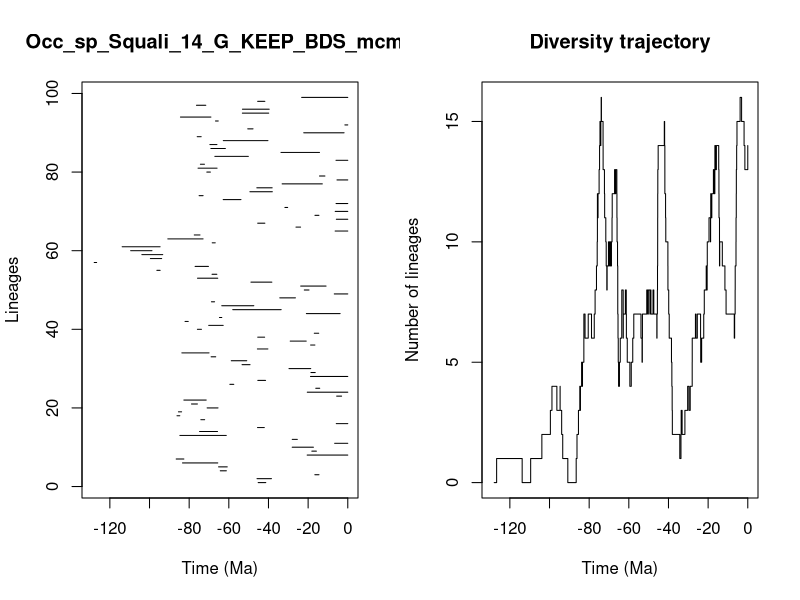

Source code (R):


pdf(file='../Results/Species/5_MA_bins_EXT_EP_FT/pyrate_mcmc_logs/Occ_sp_Squali_14_G_KEEP_BDS_mcmc_LTT.pdf',width=0.6*20, height=0.6*10)
title = "Occ_sp_Squali_14_G_KEEP_BDS_mcmc"
ts=c(45.197051283498084, 45.77670609703578,16.60861226031686,64.3136343638609,65.17007901017335,83.3613345665613,86.54666515690445,20.485885876560868,18.134899543008554,28.034916952357225,6.622003289797315,28.016779746289664,84.68439841450655,74.75319744467573,45.5278731435735,5.807286380967997,74.11080264353063,86.13697789664494,85.40336306682676,70.94037769678256,78.82223552760502,82.67716501673944,5.605887690256915,20.428502756474533,16.1439289178241,59.477432993291316,45.378158924701076,18.811944488862668,18.5839463972296,29.65524128169077,53.32774219360553,58.76832929919057,68.93063500955647,83.68075316066162,45.59085641348275,18.747070099722677,29.03425979446733,45.419030957854076,16.895596023589178,75.84354885796493,70.14672140103156,82.07343845579358,64.72229821749791,20.887613110875648,58.02087538747197,63.55716160389589,68.75725144121394,34.29463531105193,6.8122865212409405,21.93777803038424,23.746893654558527,48.84552435189455,75.79001916713267,68.46362167415279,96.28872207672529,77.00592189626796,127.89330657765261,99.56103233059379,103.8589057086897,109.50674935832866,113.7914512685241,68.37561193857194,90.76582377660021,77.43033586566992,6.376446891462643,26.12911636301203,45.43857087404273,5.769779717402823,16.5611444306779,6.344494687588249,31.713157209043306,5.917157058746298,62.83493914950295,74.98732324245138,49.36314320439071,45.87304223111155,33.113218981546865,5.449154770307854,14.264247998134419,71.09907317228152,75.51820234240054,74.33066194291871,5.941759543112026,67.04699435333809,33.696941869057554,69.04515474198926,69.55071433264193,62.78278710903616,75.94623491910953,22.214623380663788,50.449761252430925,1.4644053362742289,66.71959976468575,84.39400718757217,53.1743113895978,53.132037601427164,76.31324010704347,45.4507685370243,23.265867458962845)
te=c(41.35602088206264, 38.4859400471071,14.51619764890554,61.23182201170024,60.7868471896837,65.57455219181693,82.67105717453757,0.0,15.82993805026345,17.33579318054504,0.0,25.453072808514,61.284733963459644,65.69405665063826,42.10267043813544,0.0,72.18719307888826,84.72204245390509,83.81824245584092,65.44605645245305,75.8378305021662,71.40271956500101,3.1193595882857648,0.0,14.149052869797105,57.494977444562736,41.46329446023556,0.0,16.415024679216152,18.682157788192104,49.29433703142013,50.95744446114714,66.60745143840886,69.97835961047687,40.29339426708842,16.586984467018677,20.963860136480697,41.934224062331204,14.6569849672337,73.81035115817404,62.841245592906105,80.47289924098932,63.543154865606994,3.8630439199915783,33.59942906663825,47.394632764327696,67.18675565368599,26.40376487892148,0.0,19.552780054244355,10.946517451807555,38.29039758349132,65.57924945676999,66.03805399382087,94.64401348724732,70.27160341412217,126.67191492877602,93.86956855069153,93.3333061153734,98.76622369473353,94.66148891767043,66.84944791141793,72.98992262984787,74.54656632475351,0.0,23.806532328946037,41.81999512416833,0.0,14.549495855460622,0.0,30.32153219838184,0.0,53.871330291796845,72.96277135262295,38.047429622840355,38.135915899973725,12.838988102376875,0.0,11.530971009808447,69.29254575131553,65.93062792073081,72.29512491960692,0.0,50.1515618571265,14.267209181663235,61.73931380158939,65.99427021820175,40.272865652327866,73.94764234342192,1.867072415650413,47.79139934590105,0.0,65.33169481340644,69.03339899639795,39.8747230529005,39.62058642049705,71.60809485163462,41.82467818592196,0.0)
div_traj=c(0, 1,0,1,2,3,4,3,4,3,2,1,0,1,2,3,4,3,4,5,4,5,6,7,6,7,6,7,8,9,10,11,12,11,12,13,14,15,14,15,16,15,14,13,12,11,10,9,8,9,10,9,10,9,10,9,10,9,10,11,12,13,12,13,12,13,12,11,10,9,8,7,6,5,4,5,6,7,8,7,6,7,8,7,6,5,4,5,6,7,6,5,6,7,8,7,8,7,8,7,8,7,6,7,8,9,10,11,12,13,14,15,14,13,12,11,10,9,8,7,6,5,4,3,2,1,2,3,2,3,4,3,4,5,6,7,6,7,6,5,6,7,8,9,8,9,10,11,10,11,12,11,12,13,12,13,14,13,14,13,14,13,12,11,10,9,10,9,8,7,6,7,8,9,10,11,12,13,14,15,16,15,14,13,14)
time_events=c(127.89330657765261, 126.67191492877602,113.7914512685241,109.50674935832866,103.8589057086897,99.56103233059379,98.76622369473353,96.28872207672529,94.66148891767043,94.64401348724732,93.86956855069153,93.3333061153734,90.76582377660021,86.54666515690445,86.13697789664494,85.40336306682676,84.72204245390509,84.68439841450655,84.39400718757217,83.81824245584092,83.68075316066162,83.3613345665613,82.67716501673944,82.67105717453757,82.07343845579358,80.47289924098932,78.82223552760502,77.43033586566992,77.00592189626796,76.31324010704347,75.94623491910953,75.84354885796493,75.8378305021662,75.79001916713267,75.51820234240054,74.98732324245138,74.75319744467573,74.54656632475351,74.33066194291871,74.11080264353063,73.94764234342192,73.81035115817404,72.98992262984787,72.96277135262295,72.29512491960692,72.18719307888826,71.60809485163462,71.40271956500101,71.09907317228152,70.94037769678256,70.27160341412217,70.14672140103156,69.97835961047687,69.55071433264193,69.29254575131553,69.04515474198926,69.03339899639795,68.93063500955647,68.75725144121394,68.46362167415279,68.37561193857194,67.18675565368599,67.04699435333809,66.84944791141793,66.71959976468575,66.60745143840886,66.03805399382087,65.99427021820175,65.93062792073081,65.69405665063826,65.57924945676999,65.57455219181693,65.44605645245305,65.33169481340644,65.17007901017335,64.72229821749791,64.3136343638609,63.55716160389589,63.543154865606994,62.841245592906105,62.83493914950295,62.78278710903616,61.73931380158939,61.284733963459644,61.23182201170024,60.7868471896837,59.477432993291316,58.76832929919057,58.02087538747197,57.494977444562736,53.871330291796845,53.32774219360553,53.1743113895978,53.132037601427164,50.95744446114714,50.449761252430925,50.1515618571265,49.36314320439071,49.29433703142013,48.84552435189455,47.79139934590105,47.394632764327696,45.87304223111155,45.77670609703578,45.59085641348275,45.5278731435735,45.4507685370243,45.43857087404273,45.419030957854076,45.378158924701076,45.197051283498084,42.10267043813544,41.934224062331204,41.82467818592196,41.81999512416833,41.46329446023556,41.35602088206264,40.29339426708842,40.272865652327866,39.8747230529005,39.62058642049705,38.4859400471071,38.29039758349132,38.135915899973725,38.047429622840355,34.29463531105193,33.696941869057554,33.59942906663825,33.113218981546865,31.713157209043306,30.32153219838184,29.65524128169077,29.03425979446733,28.034916952357225,28.016779746289664,26.40376487892148,26.12911636301203,25.453072808514,23.806532328946037,23.746893654558527,23.265867458962845,22.214623380663788,21.93777803038424,20.963860136480697,20.887613110875648,20.485885876560868,20.428502756474533,19.552780054244355,18.811944488862668,18.747070099722677,18.682157788192104,18.5839463972296,18.134899543008554,17.33579318054504,16.895596023589178,16.60861226031686,16.586984467018677,16.5611444306779,16.415024679216152,16.1439289178241,15.82993805026345,14.6569849672337,14.549495855460622,14.51619764890554,14.267209181663235,14.264247998134419,14.149052869797105,12.838988102376875,11.530971009808447,10.946517451807555,6.8122865212409405,6.622003289797315,6.376446891462643,6.344494687588249,5.941759543112026,5.917157058746298,5.807286380967997,5.769779717402823,5.605887690256915,5.449154770307854,3.8630439199915783,3.1193595882857648,1.867072415650413,1.4644053362742289,0.0)
                par(mfrow=c(1,2))
                L = length(ts)
                plot(ts, 1:L , xlim=c(-max(ts)-1,0), pch=20, type="n", main=title,xlab="Time (Ma)",ylab="Lineages")
                for (i in 1:L){segments(x0=-te[i],y0=i,x1=-ts[i],y1=i)}    
                t = -time_events
                plot(div_traj ~ t,type="s", main = "Diversity trajectory",xlab="Time (Ma)",ylab="Number of lineages",xlim=c(-max(ts)-1,0))
                abline(v=c(65,200,251,367,445),lty=2,col="gray")
                
